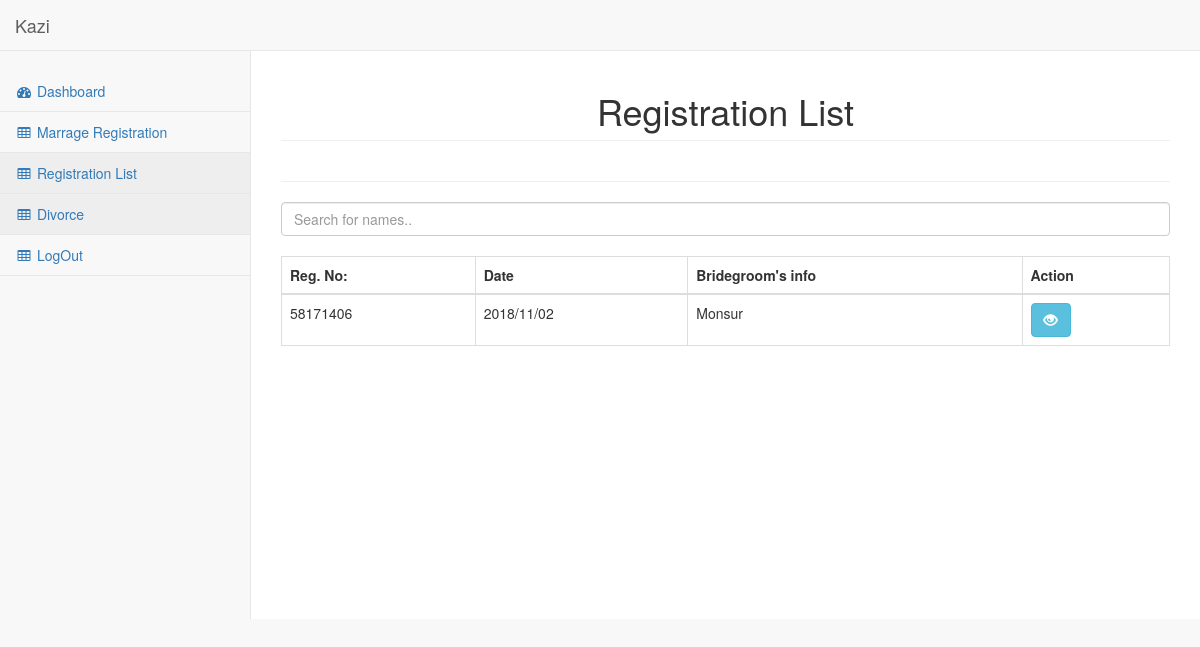
Page /qazi/pages/Registrationlist.php (signed in) on the earlier database version.
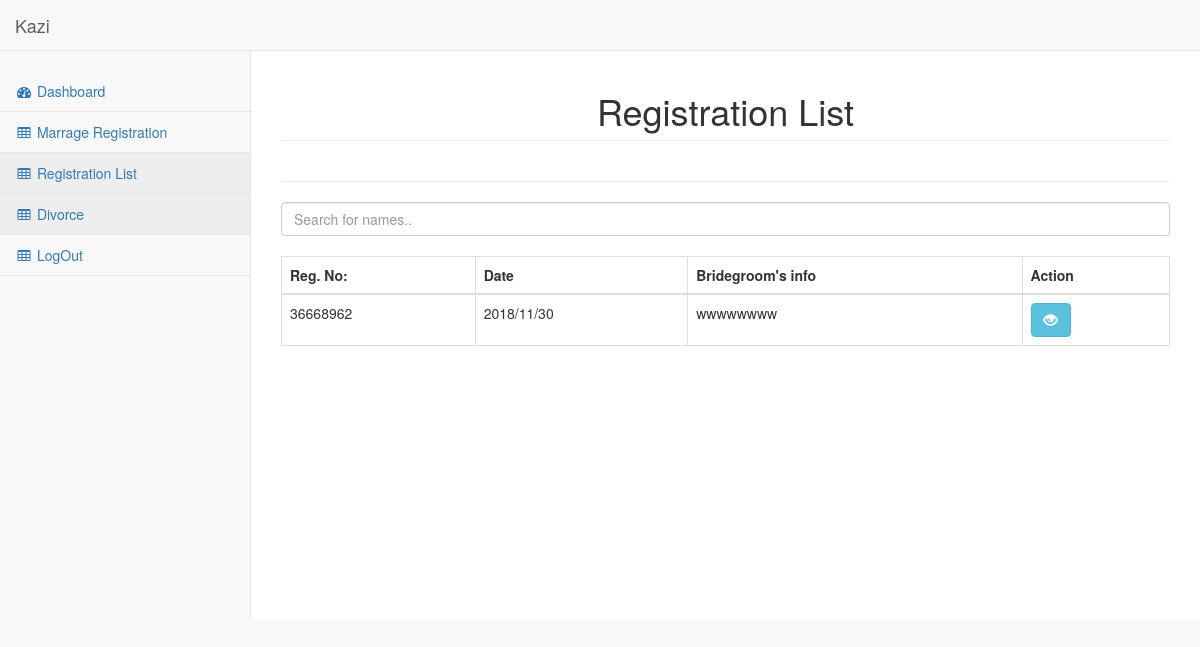
Same page on the later database version.
### tables this page shows
CREATE TABLE `marriagelist` (
  `id` int(11) NOT NULL,
  `date` varchar(15) DEFAULT NULL,
  `RegNo` varchar(15) DEFAULT NULL,
  `d1` text NOT NULL,
  `d2` text NOT NULL,
  `f1` varchar(15) DEFAULT NULL,
  `a1` varchar(15) DEFAULT NULL,
  `d3` text NOT NULL,
  `d4` text NOT NULL,
  `f2` varchar(15) DEFAULT NULL,
  `a2` varchar(15) DEFAULT NULL,
  `d5` text NOT NULL,
  `d6` text NOT NULL,
  `d7` text NOT NULL,
  `d8` text NOT NULL,
  `d9` text NOT NULL,
  `d10` text NOT NULL,
  `d11` text NOT NULL,
  `d12` text NOT NULL,
  `d13` text NOT NULL,
  `d14` text NOT NULL,
  `d15` text NOT NULL,
  `d16` text NOT NULL,
  `d17` text NOT NULL,
  `d18` text NOT NULL,
  `d19` text NOT NULL,
  `d20` text NOT NULL,
  `d21` text NOT NULL,
  `d22` text NOT NULL,
  `d23` text NOT NULL,
  `d24` text NOT NULL,
  `d25` text NOT NULL,
  `d26` text NOT NULL,
  `sign` varchar(150) DEFAULT NULL,
  `photoW` varchar(150) DEFAULT NULL,
  `photoH` varchar(100) DEFAULT NULL
);

### qazi/pages/Registrationlist.php (the view, shortened to what this page needs)
<!DOCTYPE html>
<html lang="en">
<head>
    <link href="../vendor/bootstrap/css/bootstrap.min.css" rel="stylesheet">
    <link href="../vendor/metisMenu/metisMenu.min.css" rel="stylesheet">
    <link href="../dist/css/sb-admin-2.css" rel="stylesheet">
    <link href="../vendor/morrisjs/morris.css" rel="stylesheet">
    <link href="../vendor/font-awesome/css/font-awesome.min.css" rel="stylesheet" type="text/css">
</head>
<body>
    <div id="wrapper">
        <nav class="navbar navbar-default navbar-static-top" role="navigation" style="margin-bottom: 0">
            <div class="navbar-header">
                <a class="navbar-brand" href="index.php">Kazi</a>
            </div>
            <div class="navbar-default sidebar" role="navigation">
                <div class="sidebar-nav navbar-collapse">
                    <ul class="nav" id="side-menu">
                         <li>
                            <a href="index.php"><i class="fa fa-dashboard fa-fw"></i> Dashboard</a>
                        </li>
                        <li>
                            <a href="marrageRegistration.php"><i class="fa fa-table fa-fw"></i> Marrage Registration </a>
                        </li>
                        <li>
                            <a href="Registrationlist.php"><i class="fa fa-table fa-fw"></i> Registration List </a>
                        </li>
                        <li>
                            <a href=""><i class="fa fa-table fa-fw"></i> Divorce </a>
                        </li>
                         <li>
                            <a href="logout.php"><i class="fa fa-table fa-fw"></i> LogOut </a>
                        </li>
                    </ul>
                </div>
            </div>
        </nav>
    <div id="page-wrapper">
            <div class="row text-center">
                <div class="col-lg-12">
                    <h1 class="page-header">Registration List</h1>
                </div>
            </div>
            <div class="row">
    <div class="col-lg-12">
        <hr/>
        <input type="text" id="myInput"  placeholder="Search for names.."  class="form-control">
<br>
<table class="table table-bordered" >
  <thead class="text-center">
    <tr>
      <th>Reg. No:</th>
       <th>Date</th>
        <th>Bridegroom's info</th>
      <th>Action</th>
    </tr>
  </thead>
  <tbody id="myTable">
<?php
include "connection.php";
$d26=$_SESSION["Qid"] ;
$query=("select * from marriagelist where d26='$d26'");
$result=mysqli_query($connection,$query);
if ($result) {
  while ($row = mysqli_fetch_array($result)) {
$registration_id=$row['id'];
    echo "
    <tr>
      <td>".$row['RegNo']."</td>
      <td>".$row['date']."</td>
      <td>".$row['d2']."</td>
      <td>
                <a href='marrageinfo.php?marrage_id=$registration_id' class='btn btn-info' title='Registration Details View'>
                    <span class='glyphicon glyphicon-eye-open'></span>
                </a>
            </td>
    </tr>
  ";
  }
}
else{
  echo "<h6 >NO RECORD FOUND</h6>";
}
?>
  </tbody>
</table>
    </div>
</div>
                </div>
                    </div>
</body>
</html>

Differences in the rows shown:
removed marriagelist: RegNo "58171406", date "2018/11/02", d2 "Monsur"
added marriagelist: RegNo "36668962", date "2018/11/30", d2 "wwwwwwww"
